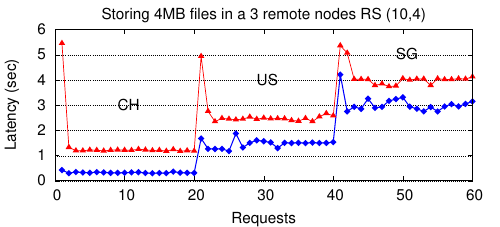

Write the gnuplot code that produced this figure.
# Gather raw data into the two files used by the plotting script
!cat remote_clusterinfo/fuse.log remote_north_virginia/fuse.log remote_singapore/fuse.log | nl > data/fuse.log
!cat remote_clusterinfo/http.log remote_north_virginia/http.log remote_singapore/http.log | nl > data/http.log
# Plot
set term postscript color eps enhanced 22
set output "remote_3_regions.eps"
load "styles.inc"
set size 1,0.65
set bmargin 3
set tmargin 2
set lmargin 6
set rmargin 3
set title "Storing 4MB files in a 3 remote nodes RS (10,4)" offset 0,-0.5
set ylabel "Latency (sec)"
set xlabel "Requests"
set grid y
set yrange [0.01:8]
set xrange [0:60]

set label 1001 "CH" at 9, 4
set label 1003 "US" at 29, 5
set label 1002 "SG" at 49, 6

plot \
	'data/http.log' using ($1):($3) with line linestyle 7 notitle 'http',\
	'data/http.log' using ($1):($3) with points linestyle 7 notitle 'http',\
	'data/fuse.log' using ($1):($3) with line linestyle 5 notitle 'fuse',\
	'data/fuse.log' using ($1):($3) with points linestyle 5 notitle 'fuse'

!epstopdf "remote_3_regions.eps"
!rm "remote_3_regions.eps"
quit
